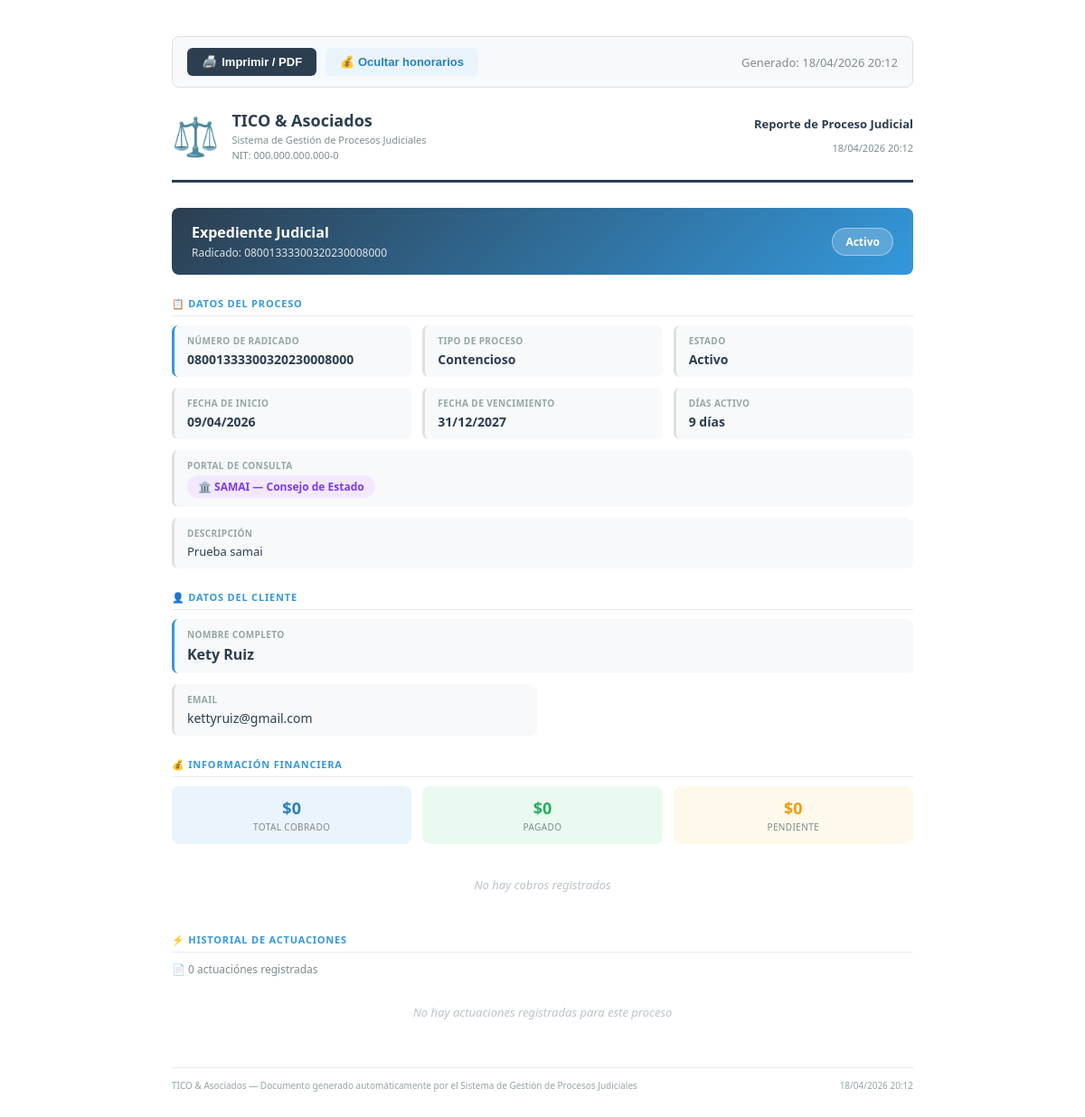
/backend/reportes/reporte_proceso.php?id=15, run on an earlier commit of the app's database.
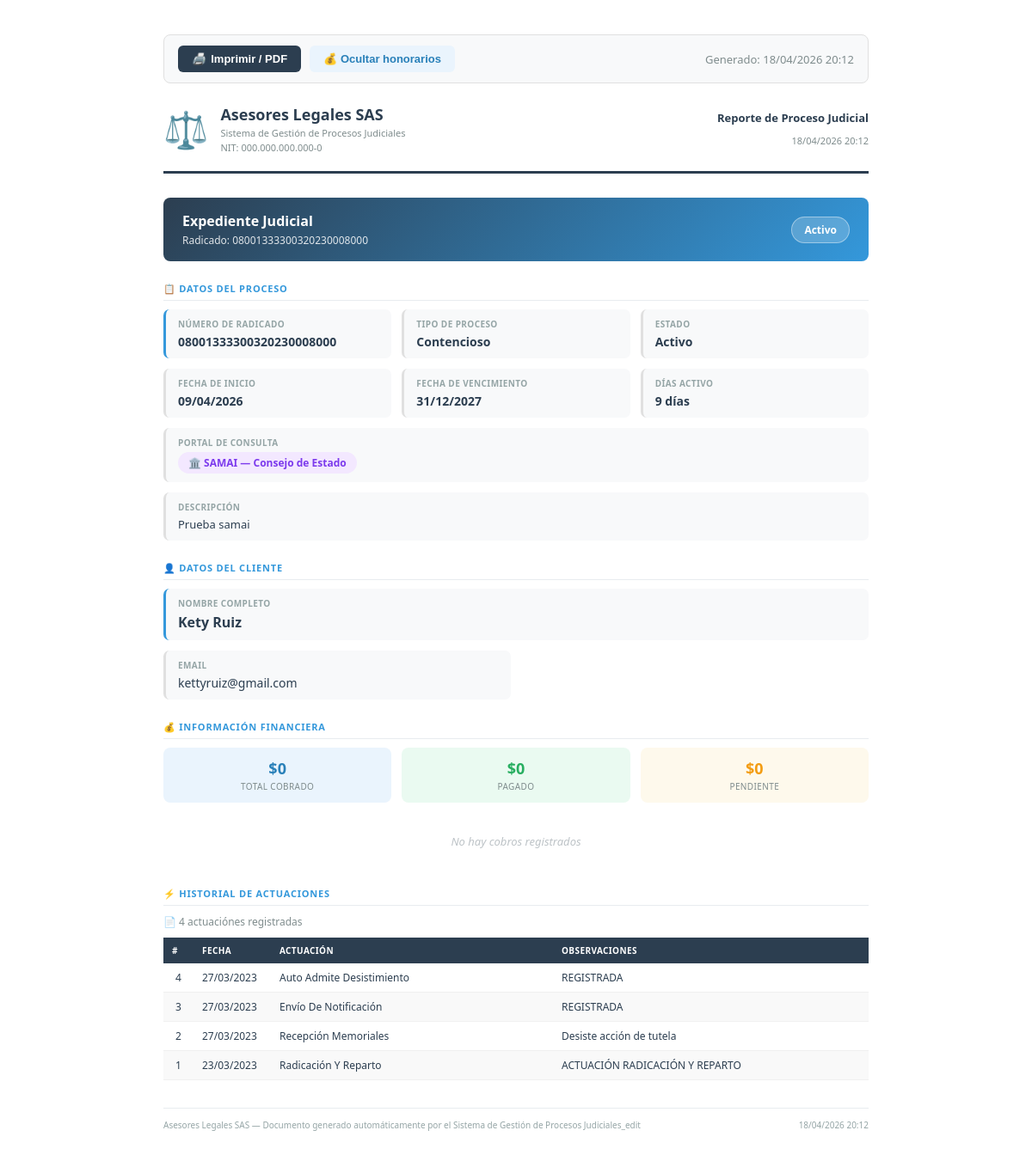
And on a later commit of the database.
### tables this page shows
CREATE TABLE `procesos` (
  `id` int(11) NOT NULL,
  `cliente_id` int(11) NOT NULL,
  `tipo_proceso_id` int(11) DEFAULT NULL,
  `estado_proceso_id` int(11) DEFAULT NULL,
  `numero_radicado` varchar(50) NOT NULL,
  `tipo_proceso` varchar(50) DEFAULT NULL,
  `descripcion` text DEFAULT NULL,
  `estado` varchar(50) DEFAULT 'Activo',
  `fecha_inicio` date DEFAULT NULL,
  `fecha_vencimiento` date DEFAULT NULL,
  `sincronizar_api` tinyint(4) DEFAULT 0,
  `fuente_consulta` varchar(20) NOT NULL DEFAULT 'rama' COMMENT 'rama | samai | penal | tyba | ninguna',
  `created_at` timestamp NOT NULL DEFAULT current_timestamp(),
  `usuario_creacion` int(11) DEFAULT NULL,
  `usuario_modificacion` int(11) DEFAULT NULL,
  `fecha_modificacion` timestamp NULL DEFAULT NULL,
  `es_privado` tinyint(1) DEFAULT 0
);

CREATE TABLE `estados_proceso` (
  `id` int(11) NOT NULL,
  `nombre` varchar(50) NOT NULL,
  `color` varchar(20) DEFAULT '#3498db',
  `activo` tinyint(4) DEFAULT 1,
  `created_at` timestamp NOT NULL DEFAULT current_timestamp(),
  `usuario_creacion` int(11) DEFAULT NULL,
  `usuario_modificacion` int(11) DEFAULT NULL,
  `fecha_modificacion` timestamp NULL DEFAULT NULL
);

CREATE TABLE `tipos_proceso` (
  `id` int(11) NOT NULL,
  `nombre` varchar(100) NOT NULL,
  `descripcion` text DEFAULT NULL,
  `activo` tinyint(4) DEFAULT 1,
  `created_at` timestamp NOT NULL DEFAULT current_timestamp(),
  `usuario_creacion` int(11) DEFAULT NULL,
  `usuario_modificacion` int(11) DEFAULT NULL,
  `fecha_modificacion` timestamp NULL DEFAULT NULL
);

CREATE TABLE `clientes` (
  `id` int(11) NOT NULL,
  `nombre` varchar(100) NOT NULL,
  `apellido` varchar(100) NOT NULL,
  `tipo_identificacion` varchar(10) DEFAULT NULL,
  `numero_identificacion` varchar(30) DEFAULT NULL,
  `email` varchar(100) DEFAULT NULL,
  `telefono` varchar(20) DEFAULT NULL,
  `direccion` text DEFAULT NULL,
  `created_at` timestamp NOT NULL DEFAULT current_timestamp(),
  `usuario_creacion` int(11) DEFAULT NULL,
  `usuario_modificacion` int(11) DEFAULT NULL,
  `fecha_modificacion` timestamp NULL DEFAULT NULL
);

CREATE TABLE `actuaciones` (
  `id` int(11) NOT NULL,
  `proceso_id` int(11) NOT NULL,
  `id_api` varchar(50) DEFAULT NULL,
  `fuente` varchar(20) NOT NULL DEFAULT 'rama',
  `despacho` varchar(255) DEFAULT NULL,
  `fecha` date NOT NULL,
  `actuacion` varchar(255) NOT NULL,
  `observaciones` text DEFAULT NULL,
  `created_at` timestamp NOT NULL DEFAULT current_timestamp(),
  `usuario_creacion` int(11) DEFAULT NULL,
  `usuario_modificacion` int(11) DEFAULT NULL,
  `fecha_modificacion` timestamp NULL DEFAULT NULL
);

### backend/models/Configuracion.php (called while the page is built, shortened)
<?php
require_once __DIR__ . '/../config/database.php';
class Configuracion {
    private $conn;
    private $table = 'configuracion';
    public function __construct() {
        $database   = new Database();
        $this->conn = $database->getConnection();
    }
    public function getAll() {
        $stmt = $this->conn->prepare("SELECT clave, valor, descripcion FROM {$this->table} ORDER BY id");
        $stmt->execute();
        return $stmt->fetchAll(PDO::FETCH_ASSOC);
    }
    public function getMap() {
        $rows = $this->getAll();
        $map  = [];
        foreach ($rows as $row) {
            $map[$row['clave']] = $row['valor'];
        }
        return $map;
    }
}
?>

### backend/config/database.php (called while the page is built, shortened)
<?php
class Database {
    private $host = "localhost";
    private $db_name = "oficina_juridica";
    private $username = "root";
    private $password = "";
    public function getConnection() {
        $this->conn = null;
        try {
            $this->conn = new PDO("mysql:host=" . $this->host . ";dbname=" . $this->db_name, $this->username, $this->password);
            $this->conn->setAttribute(PDO::ATTR_ERRMODE, PDO::ERRMODE_EXCEPTION);
        } catch(PDOException $e) {
            echo "Error: " . $e->getMessage();
        }
        return $this->conn;
    }
}
?>

### backend/models/Proceso.php (called while the page is built, shortened)
<?php
require_once __DIR__ . '/../config/database.php';
class Proceso {
    private $conn;
    private $table = 'procesos';
    public function __construct() {
        $database = new Database();
        $this->conn = $database->getConnection();
    }
    public function getById($id) {
        $query = "SELECT p.*,
                c.nombre, c.apellido,
                tp.nombre as tipo_proceso_nombre,
                ep.nombre as estado_proceso_nombre,
                ep.color as estado_color,
                p.sincronizar_api,
                COALESCE(p.es_privado, 0) as es_privado,
                COALESCE(p.fuente_consulta, 'ninguna') as fuente_consulta
                FROM " . $this->table . " p
                JOIN clientes c ON p.cliente_id = c.id
                LEFT JOIN tipos_proceso tp ON p.tipo_proceso_id = tp.id
                LEFT JOIN estados_proceso ep ON p.estado_proceso_id = ep.id
                WHERE p.id = :id";
        $stmt = $this->conn->prepare($query);
        $stmt->bindParam(':id', $id);
        $stmt->execute();
        return $stmt->fetch(PDO::FETCH_ASSOC);
    }
}
?>

### backend/models/Actuacion.php (called while the page is built, shortened)
<?php
require_once __DIR__ . '/../config/database.php';
class Actuacion {
    private $conn;
    private $table = 'actuaciones';
    public function __construct() {
        $database   = new Database();
        $this->conn = $database->getConnection();
    }
    public function getByProceso($proceso_id) {
        $query = "SELECT * FROM " . $this->table . "
                  WHERE proceso_id = :proceso_id
                  ORDER BY despacho ASC, fecha DESC, created_at DESC";
        $stmt = $this->conn->prepare($query);
        $stmt->bindParam(':proceso_id', $proceso_id);
        $stmt->execute();
        return $stmt->fetchAll(PDO::FETCH_ASSOC);
    }
}
?>

### backend/reportes/reporte_proceso.php (the view, shortened to what the rows shown need)
<?php
require_once __DIR__ . '/../config/database.php';
require_once __DIR__ . '/../models/Proceso.php';
require_once __DIR__ . '/../models/Actuacion.php';
$id            = (int)($_GET['id'] ?? 0);
$procesoModel   = new Proceso();
$actuacionModel = new Actuacion();
$proceso     = $procesoModel->getById($id);
require_once __DIR__ . '/../models/Configuracion.php';
$cfg = (new Configuracion())->getMap();
$nombreEmpresa = $cfg['nombre_empresa'] ?? 'Oficina Jurídica';
$actuaciones      = $actuacionModel->getByProceso($id);
$totalActuaciones = count($actuaciones);
$db          = (new Database())->getConnection();
$stmtCli     = $db->prepare("SELECT * FROM clientes WHERE id = :id LIMIT 1");
$stmtCli->execute([':id' => $proceso['cliente_id']]);
$clienteData = $stmtCli->fetch(PDO::FETCH_ASSOC) ?: [];
?>
<!DOCTYPE html>
<html lang="es">
<head>
</head>
<body>
<div class="header">
    <div style="display:flex;align-items:center;gap:14px">
        <div class="logo-texto">
            <h1><?= htmlspecialchars($nombreEmpresa) ?></h1>
        </div>
    </div>
</div>
<div class="titulo-reporte">
    <div>
        <h2>Expediente Judicial</h2>
        <div class="radicado">Radicado: <?= htmlspecialchars($proceso['numero_radicado']) ?></div>
    </div>
    <div class="estado-badge"><?= htmlspecialchars($proceso['estado_proceso_nombre'] ?? 'Sin estado') ?></div>
</div>
<div class="seccion">
    <div class="datos-grid">
        <div class="dato-item destacado">
            <div class="dato-label">Número de Radicado</div>
            <div class="dato-valor"><?= htmlspecialchars($proceso['numero_radicado']) ?></div>
        </div>
        <div class="dato-item">
            <div class="dato-label">Tipo de Proceso</div>
            <div class="dato-valor"><?= htmlspecialchars($proceso['tipo_proceso_nombre'] ?? '—') ?></div>
        </div>
        <div class="dato-item">
            <div class="dato-label">Estado</div>
            <div class="dato-valor"><?= htmlspecialchars($proceso['estado_proceso_nombre'] ?? '—') ?></div>
        </div>
        <div class="dato-item">
            <div class="dato-label">Fecha de Inicio</div>
            <div class="dato-valor"><?= $proceso['fecha_inicio'] ? date('d/m/Y', strtotime($proceso['fecha_inicio'])) : '—' ?></div>
        </div>
        <div class="dato-item">
            <div class="dato-label">Fecha de Vencimiento</div>
            <div class="dato-valor"><?= $proceso['fecha_vencimiento'] ? date('d/m/Y', strtotime($proceso['fecha_vencimiento'])) : 'No definida' ?></div>
        </div>
        <div class="dato-item">
            <div class="dato-label">Días activo</div>
            <div class="dato-valor"><?php
                $inicio = new DateTime($proceso['fecha_inicio']);
                echo $inicio->diff(new DateTime())->days . ' días';
            ?></div>
        </div>
        <?php if ($proceso['descripcion']): ?>
        <div class="dato-item span3">
            <div class="dato-label">Descripción</div>
            <div class="dato-valor" style="font-weight:400;font-size:13px"><?= htmlspecialchars($proceso['descripcion']) ?></div>
        </div>
        <?php endif; ?>
    </div>
</div>
<div class="seccion">
    <div class="datos-grid dos-col">
        <div class="dato-item destacado span2">
            <div class="dato-label">Nombre Completo</div>
            <div class="dato-valor" style="font-size:16px"><?= htmlspecialchars($proceso['nombre'] . ' ' . $proceso['apellido']) ?></div>
        </div>
        <?php if (!empty($clienteData['email'])): ?>
        <div class="dato-item">
            <div class="dato-label">Email</div>
            <div class="dato-valor" style="font-weight:400"><?= htmlspecialchars($clienteData['email']) ?></div>
        </div>
        <?php endif; ?>
    </div>
</div>
<div class="seccion">
    <?php if (empty($actuaciones)): ?>
        <div class="sin-actuaciones">No hay actuaciones registradas para este proceso</div>
    <?php else: ?>
    <table class="tabla-actuaciones">
        <thead>
            <tr>
                <th class="col-num">#</th>
                <th class="col-fecha">Fecha</th>
                <th class="col-act">Actuación</th>
                <th>Observaciones</th>
            </tr>
        </thead>
        <tbody>
        <?php foreach ($actuaciones as $i => $a): ?>
            <tr>
                <td class="col-num"><?= $totalActuaciones - $i ?></td>
                <td class="col-fecha"><?= date('d/m/Y', strtotime($a['fecha'])) ?></td>
                <td class="col-act"><?= htmlspecialchars($a['actuacion']) ?></td>
                <td><?= htmlspecialchars($a['observaciones'] ?? '—') ?></td>
            </tr>
        <?php endforeach; ?>
        </tbody>
    </table>
    <?php endif; ?>
</div>
</body>
</html>

What changed in the data, as far as the page shows it:
added actuaciones: i "4", fecha "27/03/2023", actuacion "Auto Admite Desistimiento", observaciones "REGISTRADA"
added actuaciones: i "3", fecha "27/03/2023", actuacion "Envío De Notificación", observaciones "REGISTRADA"
added actuaciones: i "2", fecha "27/03/2023", actuacion "Recepción Memoriales", observaciones "Desiste acción de tutela"
added actuaciones: i "1", fecha "23/03/2023", actuacion "Radicación Y Reparto", observaciones "ACTUACIÓN RADICACIÓN Y REPARTO"
Also different on the page:
$nombreEmpresa: "TICO & Asociados" → "Asesores Legales SAS"
$totalActuaciones: "0" → "4"
$pieReporte: "Documento generado automáticamente por el Sistema de Gestión de Procesos Judiciales" → "Documento generado automáticamente por el Sistema de Gestión de Procesos Judiciales_edit"
text no longer shown: "No hay actuaciones registradas para este proceso"
text now shown: "# FECHA ACTUACIÓN OBSERVACIONES"
